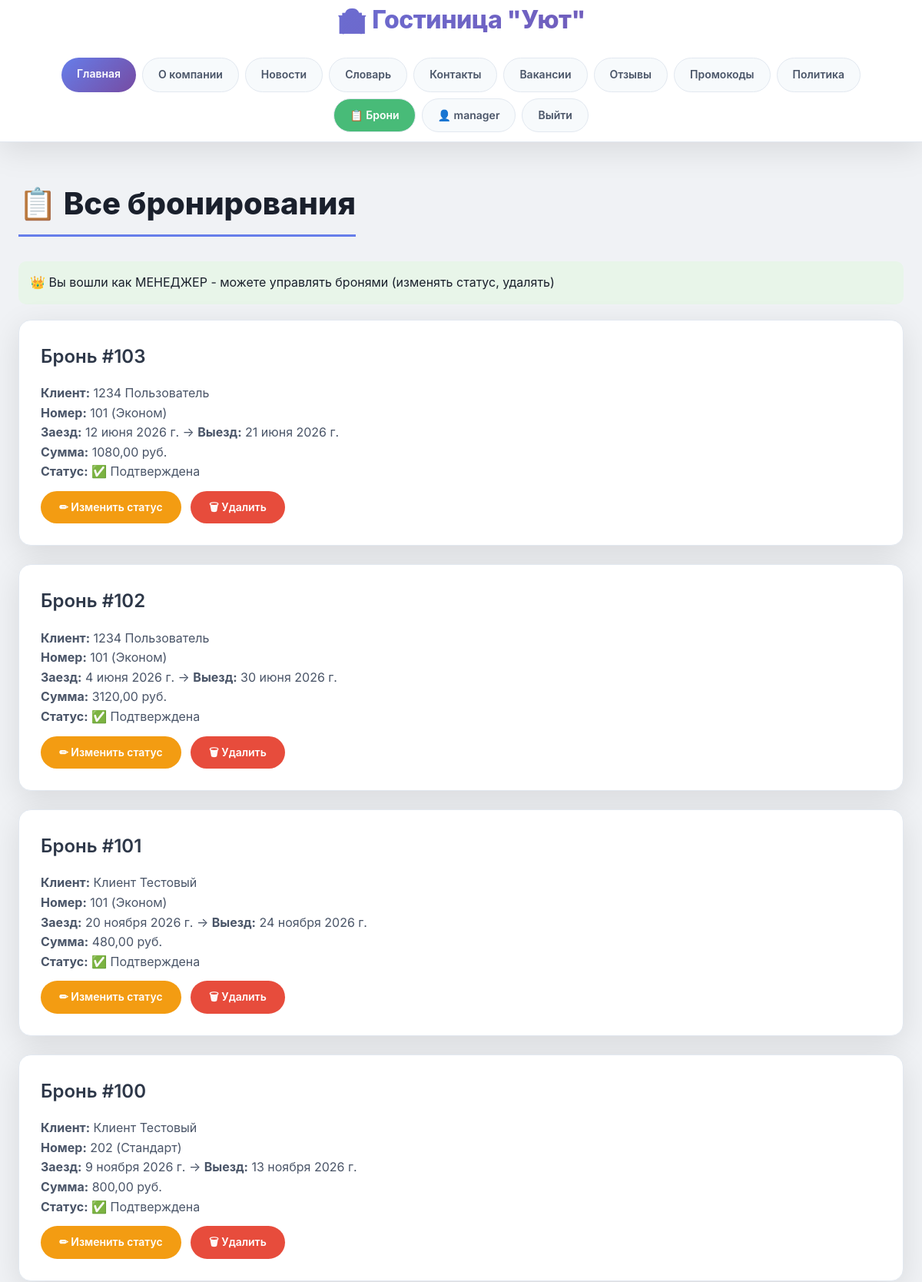
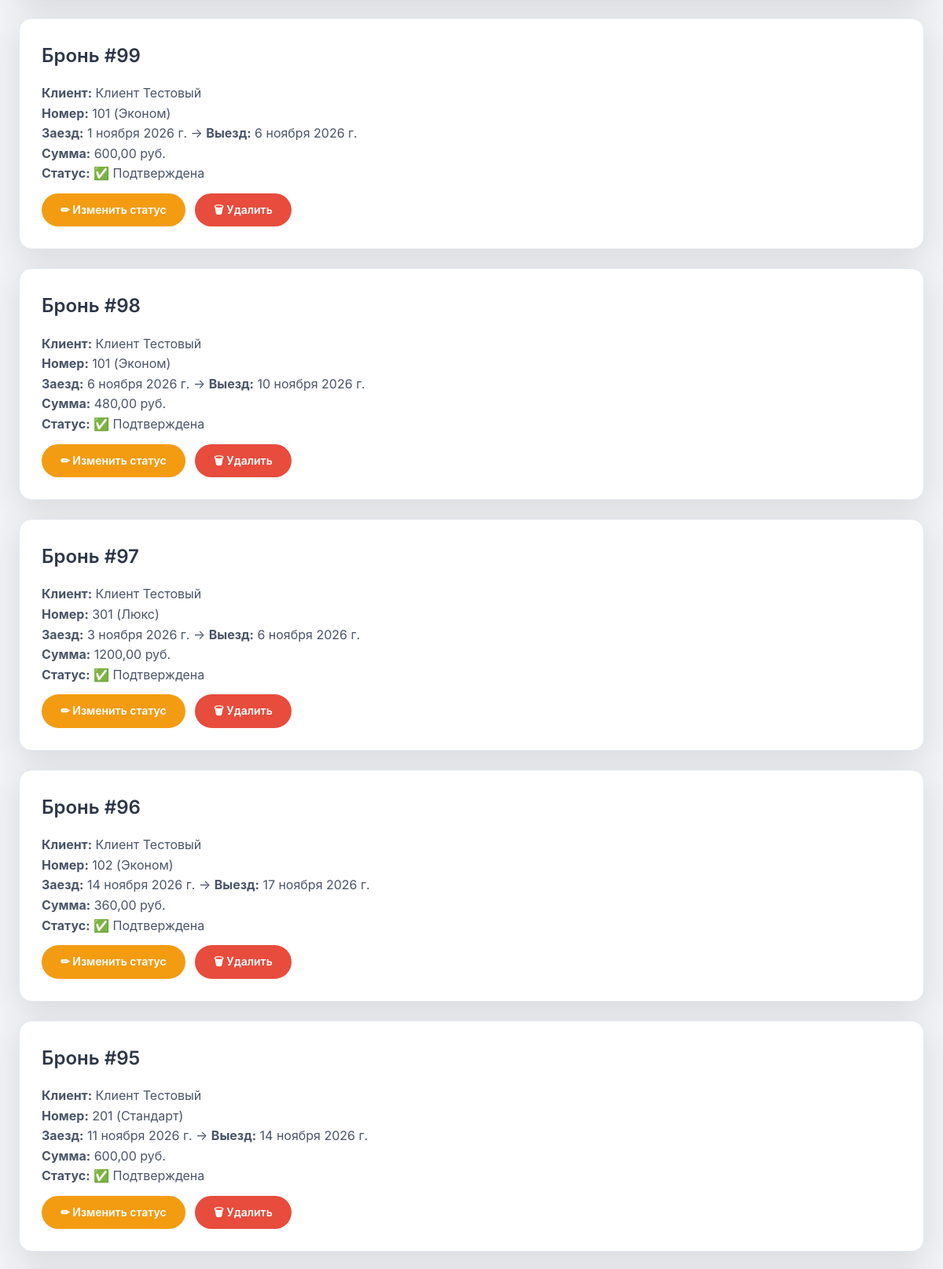
Screenshot of /all-bookings/ (signed in, upper part) with the database file from the repository (2 pictures, top to bottom).
### hotel/models.py (models this page shows, shortened)
class Booking(models.Model):
    STATUS_CHOICES = [
        ('pending', 'Ожидает'),
        ('confirmed', 'Подтверждена'),
        ('cancelled', 'Отменена'),
        ('completed', 'Завершена'),
    ]
    client = models.ForeignKey(Client, on_delete=models.CASCADE, related_name='bookings')
    room = models.ForeignKey(Room, on_delete=models.CASCADE, related_name='bookings')
    check_in = models.DateField()
    check_out = models.DateField()
    total_price = models.DecimalField(max_digits=10, decimal_places=2)
    status = models.CharField(max_length=20, choices=STATUS_CHOICES, default='pending')
    promo_code = models.ForeignKey(PromoCode, on_delete=models.SET_NULL, null=True, blank=True)
    created_at = models.DateTimeField(auto_now_add=True)
    updated_at = models.DateTimeField(auto_now=True)
    class Meta:
        verbose_name = 'Бронь'
        verbose_name_plural = 'Брони'

class Client(models.Model):
    user = models.OneToOneField(User, on_delete=models.CASCADE, null=True, blank=True)
    first_name = models.CharField(max_length=50, default='')
    last_name = models.CharField(max_length=50, default='')
    patronymic = models.CharField(max_length=50, blank=True)
    birth_date = models.DateField(validators=[validate_age], null=True, blank=True)
    phone = models.CharField(max_length=20, validators=[validate_phone], default='+375 (29) 000-00-00')
    email = models.EmailField(default='')
    has_child = models.BooleanField(default=False)
    created_at = models.DateTimeField(auto_now_add=True)
    updated_at = models.DateTimeField(auto_now=True)
    class Meta:
        verbose_name = 'Клиент'
        verbose_name_plural = 'Клиенты'

class Room(models.Model):
    room_number = models.CharField(max_length=10, unique=True)
    category = models.ForeignKey(RoomCategory, on_delete=models.CASCADE, related_name='rooms')
    is_available = models.BooleanField(default=True)
    description = models.TextField(blank=True)
    photo = models.ImageField(upload_to='rooms/', null=True, blank=True)
    class Meta:
        verbose_name = 'Номер'
        verbose_name_plural = 'Номера'

class RoomCategory(models.Model):
    name = models.CharField(max_length=100)
    capacity = models.IntegerField(help_text='Максимум человек')
    price_per_night = models.DecimalField(max_digits=10, decimal_places=2)
    description = models.TextField(blank=True)
    photo = models.ImageField(upload_to='categories/', null=True, blank=True)
    class Meta:
        verbose_name = 'Категория номера'
        verbose_name_plural = 'Категории номеров'

### hotel/views.py (the view)
# urls.py: path('all-bookings/', views.all_bookings, name='all_bookings'),
@login_required
def all_bookings(request):
    if request.user.is_superuser or (hasattr(request.user, 'employee')):
        bookings = Booking.objects.all().order_by('-created_at')
    else:
        try:
            client = Client.objects.get(user=request.user)
            bookings = Booking.objects.filter(client=client).order_by('-created_at')
        except:
            bookings = []
    return render(request, 'hotel/all_bookings.html', {'bookings': bookings, 'is_manager': hasattr(request.user, 'employee')})

### hotel/templates/hotel/all_bookings.html (shortened to what this page needs)
{% extends 'hotel/base.html' %}
{% block content %}
<h2>📋 Все бронирования</h2>
{% if is_manager %}
    <div style="background:#e8f5e9; padding:15px; border-radius:10px; margin-bottom:20px;">
        👑 Вы вошли как МЕНЕДЖЕР - можете управлять бронями (изменять статус, удалять)
    </div>
{% elif user.is_superuser %}
    <div style="background:#fff3e0; padding:15px; border-radius:10px; margin-bottom:20px;">
        👑 Вы вошли как АДМИНИСТРАТОР - полный доступ
    </div>
{% else %}
    <div style="background:#e3f2fd; padding:15px; border-radius:10px; margin-bottom:20px;">
        👤 Ваши бронирования
    </div>
{% endif %}
{% for booking in bookings %}
    <div class="booking-item">
        <h3>Бронь #{{ booking.id }}</h3>
        <p><strong>Клиент:</strong> {{ booking.client.last_name }} {{ booking.client.first_name }}</p>
        <p><strong>Номер:</strong> {{ booking.room.room_number }} ({{ booking.room.category.name }})</p>
        <p><strong>Заезд:</strong> {{ booking.check_in }} → <strong>Выезд:</strong> {{ booking.check_out }}</p>
        <p><strong>Сумма:</strong> {{ booking.total_price }} руб.</p>
        <p><strong>Статус:</strong>
            {% if booking.status == 'pending' %}⏳ Ожидает
            {% elif booking.status == 'confirmed' %}✅ Подтверждена
            {% elif booking.status == 'cancelled' %}❌ Отменена
            {% else %}📌 Завершена
            {% endif %}
        </p>
        {% if user.is_superuser or is_manager %}
            <a href="/booking/update/{{ booking.id }}/" class="btn" style="background:#f39c12;">✏ Изменить статус</a>
            <a href="/booking/delete/{{ booking.id }}/" class="btn" style="background:#e74c3c;">🗑 Удалить</a>
        {% endif %}
    </div>
{% empty %}
    <p>Бронирований пока нет</p>
{% endfor %}
{% endblock %}

### hotel/templates/hotel/base.html (shortened to what this page needs)
{% load static %}
<!DOCTYPE html>
<html lang="ru">
<head>
    <link rel="stylesheet" href="{% static 'hotel/css/style.css' %}?v=4">
</head>
<body>
    <header>
        <div class="container">
            <h1>🏨 Гостиница "Уют"</h1>
            <nav>
                <a href="/" {% if request.path == '/' %}style="background: linear-gradient(135deg, #667eea 0%, #764ba2 100%); color: white;"{% endif %}>Главная</a>
                <a href="/about/" {% if request.path == '/about/' %}style="background: linear-gradient(135deg, #667eea 0%, #764ba2 100%); color: white;"{% endif %}>О компании</a>
                <a href="/news/" {% if '/news/' in request.path and not request.path == '/' %}style="background: linear-gradient(135deg, #667eea 0%, #764ba2 100%); color: white;"{% endif %}>Новости</a>
                <a href="/glossary/" {% if request.path == '/glossary/' %}style="background: linear-gradient(135deg, #667eea 0%, #764ba2 100%); color: white;"{% endif %}>Словарь</a>
                <a href="/contacts/" {% if request.path == '/contacts/' %}style="background: linear-gradient(135deg, #667eea 0%, #764ba2 100%); color: white;"{% endif %}>Контакты</a>
                <a href="/vacancies/" {% if request.path == '/vacancies/' %}style="background: linear-gradient(135deg, #667eea 0%, #764ba2 100%); color: white;"{% endif %}>Вакансии</a>
                <a href="/reviews/" {% if request.path == '/reviews/' %}style="background: linear-gradient(135deg, #667eea 0%, #764ba2 100%); color: white;"{% endif %}>Отзывы</a>
                <a href="/promocodes/" {% if request.path == '/promocodes/' %}style="background: linear-gradient(135deg, #667eea 0%, #764ba2 100%); color: white;"{% endif %}>Промокоды</a>
                <a href="/privacy/" {% if request.path == '/privacy/' %}style="background: linear-gradient(135deg, #667eea 0%, #764ba2 100%); color: white;"{% endif %}>Политика</a>
                {% if user.is_authenticated %}
                    <a href="/all-bookings/" {% if '/all-bookings/' in request.path %}style="background: #48bb78; color: white;"{% else %}style="background:#48bb78; color:white;"{% endif %}>📋 Брони</a>
                    <a href="/profile/" {% if request.path == '/profile/' %}style="background: linear-gradient(135deg, #667eea 0%, #764ba2 100%); color: white;"{% endif %}>👤 {{ user.username }}</a>
                    <a href="/logout/">Выйти</a>
                {% endif %}
            </nav>
        </div>
    </header>
    <main>
        <div class="container">
            {% block content %}{% endblock %}
        </div>
    </main>
</body>
</html>

### hotel/static/hotel/css/style.css (style rules this page uses)
:root { --primary: #667eea; --primary-dark: #5a67d8; --secondary: #f56565; --dark: #2d3748; --light: #f7fafc; --gray: #718096; --success: #48bb78; --warning: #ed8936; --gradient: linear-gradient(135deg, #667eea 0%, #764ba2 100%); --shadow: 0 10px 40px rgba(0,0,0,0.1); --shadow-hover: 0 20px 60px rgba(0,0,0,0.15); --border-radius: 16px; --transition: all 0.3s ease; }
* { margin: 0; padding: 0; box-sizing: border-box; }
body { font-family: 'Inter', -apple-system, BlinkMacSystemFont, 'Segoe UI', Roboto, sans-serif; background: #f0f2f5; color: #1a202c; line-height: 1.6; min-height: 100vh; }
.container { max-width: 1280px; margin: 0 auto; padding: 0 24px; position: relative; z-index: 1; }
header { background: white; box-shadow: var(--shadow); position: sticky; top: 0; z-index: 1000; border-bottom: 1px solid #e2e8f0; }
header h1 { font-size: 2rem; font-weight: 800; background: var(--gradient); -webkit-background-clip: text; -webkit-text-fill-color: transparent; background-clip: text; margin-bottom: 12px; letter-spacing: -0.5px; text-align: center; }
nav { display: flex; flex-wrap: wrap; justify-content: center; gap: 8px; padding: 12px 0; }
nav a { color: #4a5568; text-decoration: none; padding: 10px 20px; font-weight: 600; border-radius: 40px; transition: var(--transition); font-size: 14px; white-space: nowrap; background: #f7fafc; border: 1px solid #e2e8f0; }
nav a:first-child { background: var(--gradient); color: white; border: none; }
.news-item, .term-item, .vacancy-item, .review-item, .promo-item, .booking-item, .employee-card { background: white; padding: 28px; margin-bottom: 24px; border-radius: var(--border-radius); box-shadow: var(--shadow); transition: var(--transition); border: 1px solid #e2e8f0; color: #1a202c; }
.news-item h3, .term-item strong, .vacancy-item h3, .review-item p, .promo-item h3, .booking-item p, .employee-card h3 { color: #2d3748; }
.news-item p, .term-item p, .vacancy-item p, .review-item p, .promo-item p, .booking-item p, .employee-card p { color: #4a5568; }
.btn { display: inline-block; background: var(--gradient); color: white !important; padding: 10px 24px; text-decoration: none; border-radius: 40px; margin-top: 12px; margin-right: 8px; transition: var(--transition); border: none; cursor: pointer; font-weight: 600; font-size: 14px; }
main { padding: 48px 0; }
main h2 { font-size: 2.5rem; font-weight: 800; margin-bottom: 32px; color: #1a202c; border-bottom: 3px solid var(--primary); display: inline-block; padding-bottom: 8px; }
main h3 { font-size: 1.5rem; font-weight: 600; margin-bottom: 16px; color: #2d3748; }
.news-item, .term-item, .vacancy-item, .review-item, .promo-item, .booking-item, .employee-card { animation: fadeIn 0.5s ease-out; }

### rows the page displays
Booking: id "103", client.last_name "1234", client.first_name "Пользователь", room.room_number "101", room.category.name "Эконом", check_in "12 июня 2026 г.", check_out "21 июня 2026 г.", total_price "1080,00", status "✅ Подтверждена"
Booking: id "102", client.last_name "1234", client.first_name "Пользователь", room.room_number "101", room.category.name "Эконом", check_in "4 июня 2026 г.", check_out "30 июня 2026 г.", total_price "3120,00", status "✅ Подтверждена"
Booking: id "101", client.last_name "Клиент", client.first_name "Тестовый", room.room_number "101", room.category.name "Эконом", check_in "20 ноября 2026 г.", check_out "24 ноября 2026 г.", total_price "480,00", status "✅ Подтверждена"
Booking: id "100", client.last_name "Клиент", client.first_name "Тестовый", room.room_number "202", room.category.name "Стандарт", check_in "9 ноября 2026 г.", check_out "13 ноября 2026 г.", total_price "800,00", status "✅ Подтверждена"
Booking: id "99", client.last_name "Клиент", client.first_name "Тестовый", room.room_number "101", room.category.name "Эконом", check_in "1 ноября 2026 г.", check_out "6 ноября 2026 г.", total_price "600,00", status "✅ Подтверждена"
Booking: id "98", client.last_name "Клиент", client.first_name "Тестовый", room.room_number "101", room.category.name "Эконом", check_in "6 ноября 2026 г.", check_out "10 ноября 2026 г.", total_price "480,00", status "✅ Подтверждена"
Booking: id "97", client.last_name "Клиент", client.first_name "Тестовый", room.room_number "301", room.category.name "Люкс", check_in "3 ноября 2026 г.", check_out "6 ноября 2026 г.", total_price "1200,00", status "✅ Подтверждена"
Booking: id "96", client.last_name "Клиент", client.first_name "Тестовый", room.room_number "102", room.category.name "Эконом", check_in "14 ноября 2026 г.", check_out "17 ноября 2026 г.", total_price "360,00", status "✅ Подтверждена"
Booking: id "95", client.last_name "Клиент", client.first_name "Тестовый", room.room_number "201", room.category.name "Стандарт", check_in "11 ноября 2026 г.", check_out "14 ноября 2026 г.", total_price "600,00", status "✅ Подтверждена"

### other values shown
{{ user.username }} "manager"
